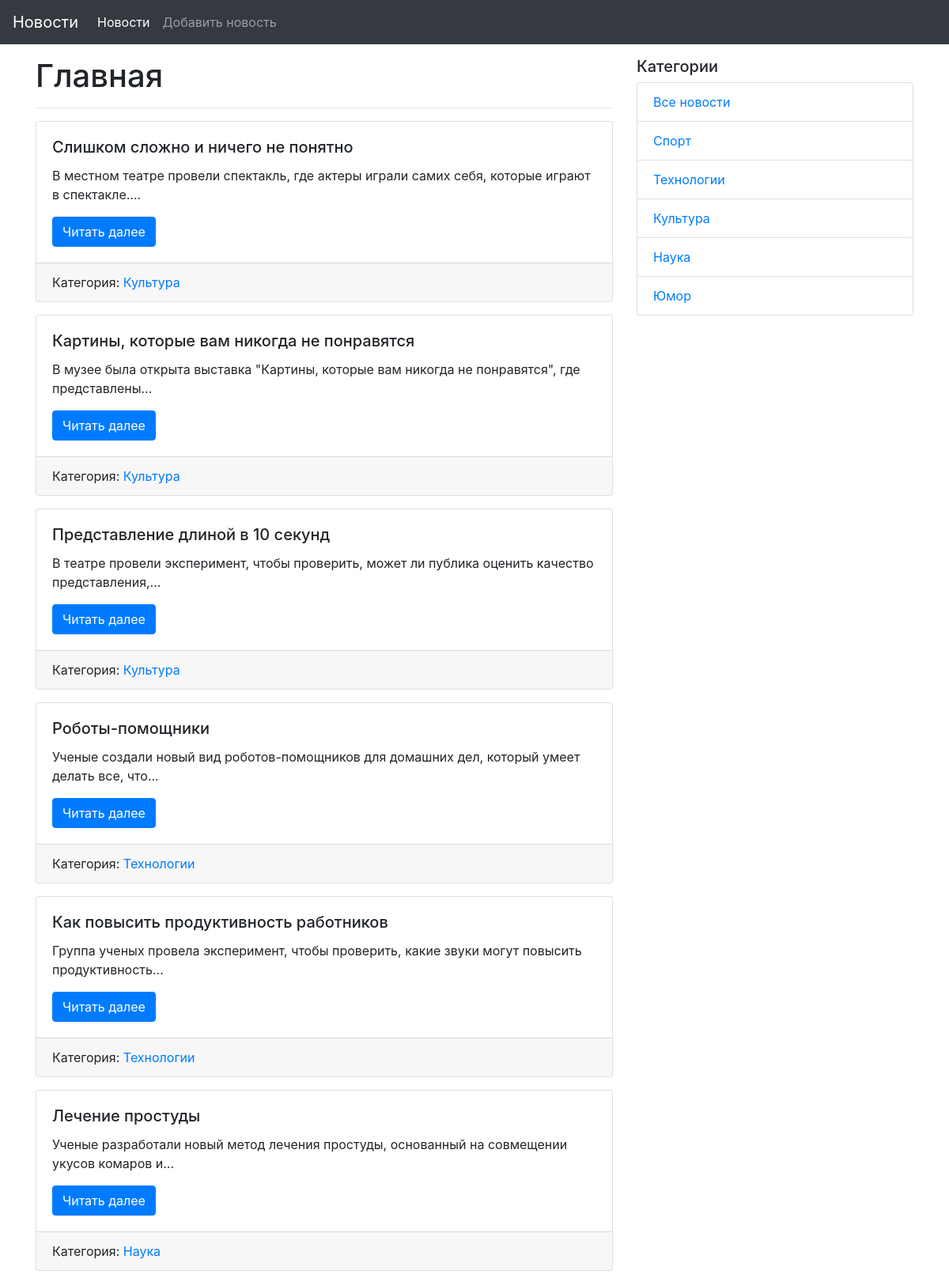
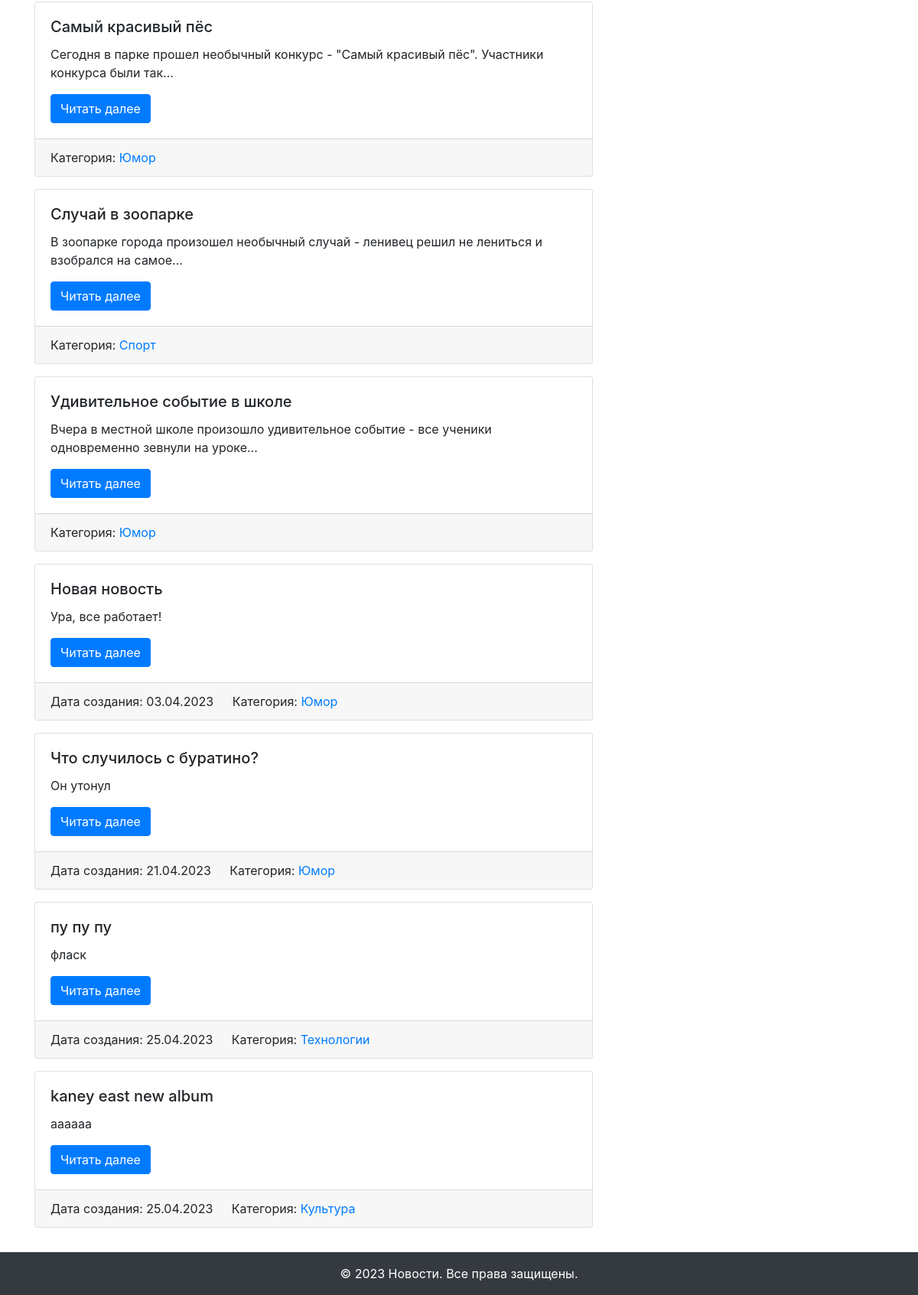
The page / on the database its author committed (2 pictures, top to bottom).
### modules.py (models this page shows, shortened)
class News(db.Model):
    id = db.Column(db.Integer, primary_key=True)
    title = db.Column(db.String(255), unique=True, nullable=False)
    text = db.Column(db.Text, nullable=False)
    created_date = db.Column(db.DateTime, default=datetime.utcnow)
    category_id = db.Column(db.Integer, db.ForeignKey("category.id"), nullable=True)
    category = db.relationship("Category", back_populates="news")

class Category(db.Model):
    id = db.Column(db.Integer, primary_key=True)
    title = db.Column(db.String(255), unique=True, nullable=False)
    news = db.relationship("News", back_populates="category")

### views.py (the view)
@app.route('/')
def index():
    news_list = News.query.all()
    categories = Category.query.all()
    return render_template('index.html',
                           news=news_list,
                           categories=categories)

### templates/index.html (shortened to what this page needs)
{% extends "base.html" %}
{% block content %}
  <h1>Главная</h1>
  <hr>
  {% for news in news %}
  <div class="card mb-3">
    <div class="card-body">
      <h5 class="card-title">{{ news.title }}</h5>
      <p class="card-text">{{ news.text|truncate(100) }}</p>
      <a href="{{ url_for('news_detail', id=news.id) }}" class="btn btn-primary">Читать далее</a>
    </div>
    <div class="card-footer">
      {% if news.created_date %}
        <span class="card-link">Дата создания: {{ news.created_date.strftime('%d.%m.%Y') }}</span>
      {% endif %}
      {% if news.category %}
        <span class="card-link">Категория: <a href="{{ url_for('news_category', id=news.category.id) }}">{{ news.category.title }}</a></span>
      {% endif %}
    </div>
  </div>
  {% else %}
  <p class="card-text">Новостей пока нет!</p>
  {% endfor %}
{% endblock content %}

### templates/side_navigation.html
<div class="col-md-4">
  <h5>Категории</h5>
  <ul class="list-group">
    <li class="list-group-item"><a href="{{ url_for("index") }}">Все новости</a></li>
      {% for category in categories %}
        <li class="list-group-item"><a href="{{ url_for("news_category", id=category.id) }}">{{ category.title }}</a></li>
      {% endfor %}
  </ul>
</div>

### rows shown on the page
News: title "Слишком сложно и ничего не понятно", text "В местном театре провели спектакль, где актеры играли самих себя, которые играют в спектакле....", category "Культура"
News: title "Картины, которые вам никогда не понравятся", text "В музее была открыта выставка \"Картины, которые вам никогда не понравятся\", где представлены...", category "Культура"
News: title "Представление длиной в 10 секунд", text "В театре провели эксперимент, чтобы проверить, может ли публика оценить качество представления,...", category "Культура"
News: title "Роботы-помощники", text "Ученые создали новый вид роботов-помощников для домашних дел, который умеет делать все, что...", category "Технологии"
News: title "Как повысить продуктивность работников", text "Группа ученых провела эксперимент, чтобы проверить, какие звуки могут повысить продуктивность...", category "Технологии"
News: title "Лечение простуды", text "Ученые разработали новый метод лечения простуды, основанный на совмещении укусов комаров и...", category "Наука"
News: title "Самый красивый пёс", text "Сегодня в парке прошел необычный конкурс - \"Самый красивый пёс\". Участники конкурса были так...", category "Юмор"
News: title "Случай в зоопарке", text "В зоопарке города произошел необычный случай - ленивец решил не лениться и взобрался на самое...", category "Спорт"
News: title "Удивительное событие в школе", text "Вчера в местной школе произошло удивительное событие - все ученики одновременно зевнули на уроке...", category "Юмор"
News: title "Новая новость", text "Ура, все работает!", created_date "03.04.2023", category "Юмор"
News: title "Что случилось с буратино?", text "Он утонул", created_date "21.04.2023", category "Юмор"
News: title "пу пу пу", text "фласк", created_date "25.04.2023", category "Технологии"
News: title "kaney east new album", text "aaaaaa", created_date "25.04.2023", category "Культура"
Category: title "Спорт"
Category: title "Технологии"
Category: title "Культура"
Category: title "Наука"
Category: title "Юмор"
